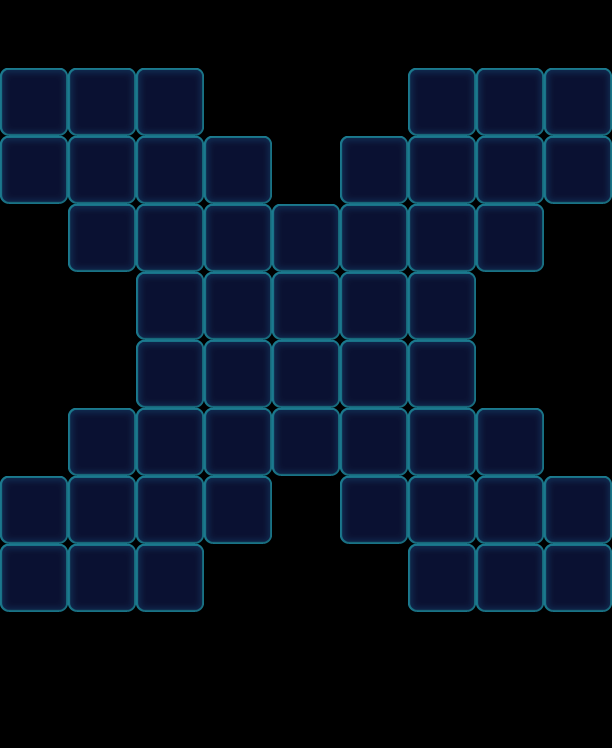

A 2D game scene composited from a Tiled map and its tileset images. What follows is a short description and the map's XML, with each tile layer's data collapsed to a summary:
An orthogonal 9x11 tile map with 68x68 px tiles, 1 tile layer (Valid), 2 tilesets and 9 objects (9x Factory_Normal).

<map version="1.0" orientation="orthogonal" width="9" height="11" tilewidth="68" tileheight="68">
 <tileset firstgid="1" name="game_grid1" tilewidth="68" tileheight="68">
  <image source="game_grid1.png" width="68" height="68" />
 </tileset>
 <tileset firstgid="2" name="map" tilewidth="68" tileheight="68">
  <image source="map.png" width="1024" height="1024" />
 </tileset>
 <layer name="Valid" width="9" height="11">
  <data>[99 cells, 52 non-empty, 1 distinct tile ids]</data>
 </layer>
 <objectgroup name="BottomObj" width="9" height="11" />
 <objectgroup name="MiddleObj" width="9" height="11" />
 <objectgroup color="#000000" name="TopObj" width="9" height="11">
  <object name="10" type="Factory_Normal" x="0" y="0" width="68" height="68">
   <properties>
    <property name="Block" value="1" />
    <property name="FactoryColorsConfig" value="Blue,Green,Yellow,Purple,Pink" />
   </properties>
  </object>
  <object name="10" type="Factory_Normal" x="68" y="0" width="68" height="68">
   <properties>
    <property name="Block" value="1" />
    <property name="FactoryColorsConfig" value="Blue,Green,Yellow,Purple,Pink" />
   </properties>
  </object>
  <object name="10" type="Factory_Normal" x="136" y="0" width="68" height="68">
   <properties>
    <property name="Block" value="1" />
    <property name="FactoryColorsConfig" value="Blue,Green,Yellow,Purple,Pink" />
   </properties>
  </object>
  <object name="10" type="Factory_Normal" x="204" y="68" width="68" height="68">
   <properties>
    <property name="Block" value="1" />
    <property name="FactoryColorsConfig" value="Blue,Green,Yellow,Purple,Pink" />
   </properties>
  </object>
  <object name="10" type="Factory_Normal" x="272" y="136" width="68" height="68">
   <properties>
    <property name="Block" value="1" />
    <property name="FactoryColorsConfig" value="Blue,Green,Yellow,Purple,Pink" />
   </properties>
  </object>
  <object name="10" type="Factory_Normal" x="340" y="68" width="68" height="68">
   <properties>
    <property name="Block" value="1" />
    <property name="FactoryColorsConfig" value="Blue,Green,Yellow,Purple,Pink" />
   </properties>
  </object>
  <object name="10" type="Factory_Normal" x="408" y="0" width="68" height="68">
   <properties>
    <property name="Block" value="1" />
    <property name="FactoryColorsConfig" value="Blue,Green,Yellow,Purple,Pink" />
   </properties>
  </object>
  <object name="10" type="Factory_Normal" x="476" y="0" width="68" height="68">
   <properties>
    <property name="Block" value="1" />
    <property name="FactoryColorsConfig" value="Blue,Green,Yellow,Purple,Pink" />
   </properties>
  </object>
  <object name="10" type="Factory_Normal" x="544" y="0" width="68" height="68">
   <properties>
    <property name="Block" value="1" />
    <property name="FactoryColorsConfig" value="Blue,Green,Yellow,Purple,Pink" />
   </properties>
  </object>
 </objectgroup>
 <objectgroup color="#00ff00" name="CeilObj" width="9" height="11" />
</map>
